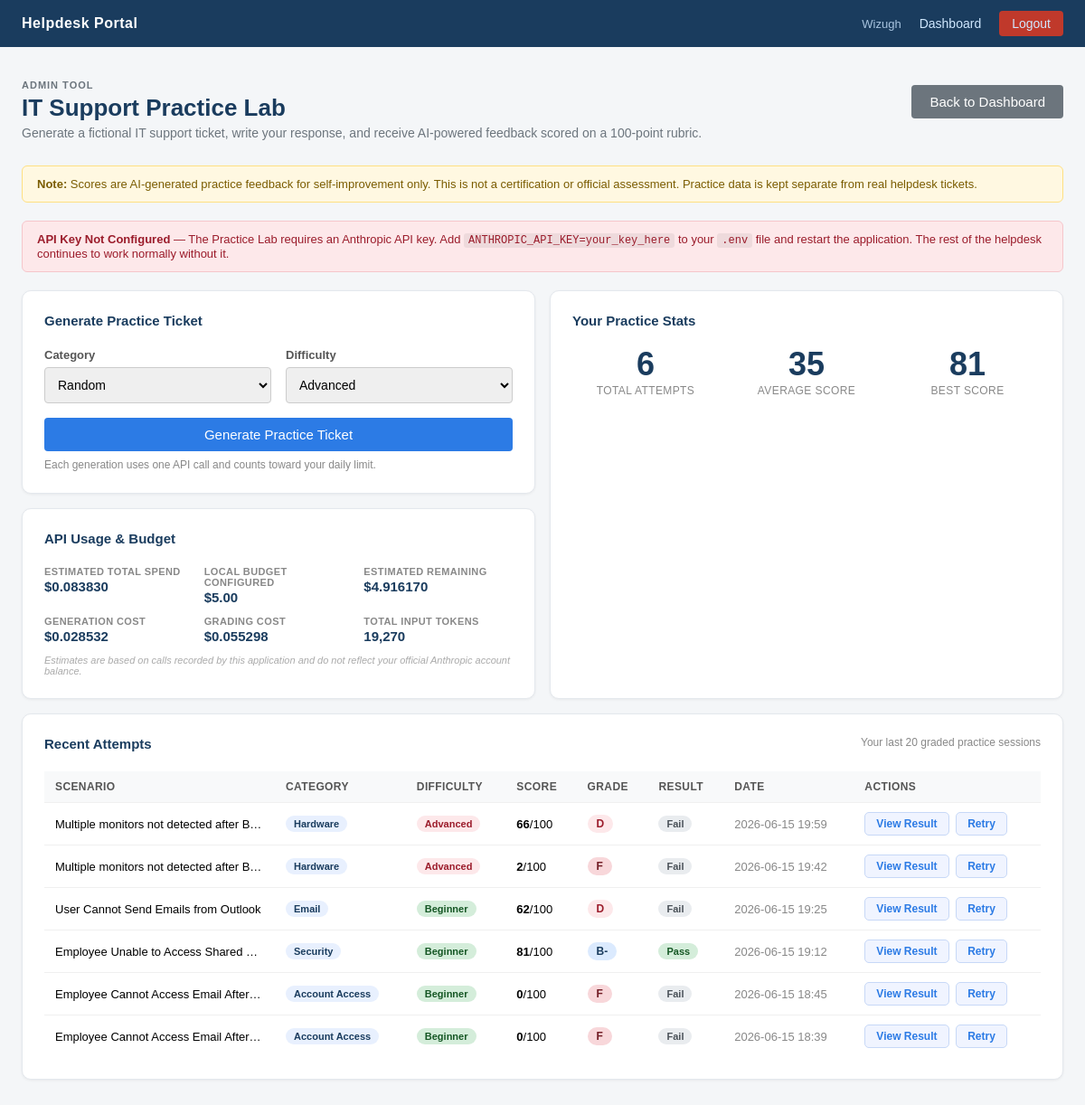
/admin/practice (signed in), run on the app's committed database.
### tables this page shows
CREATE TABLE practice_attempts (
            id                   INTEGER PRIMARY KEY AUTOINCREMENT,
            scenario_id          INTEGER NOT NULL,
            admin_username       TEXT    NOT NULL,
            response_text        TEXT    NOT NULL,
            raw_score            INTEGER NOT NULL,
            final_score          INTEGER NOT NULL,
            letter_grade         TEXT    NOT NULL,
            passed               INTEGER NOT NULL,
            score_cap_reason     TEXT,
            category_scores_json TEXT    NOT NULL,
            feedback_json        TEXT    NOT NULL,
            grading_input_tokens  INTEGER NOT NULL DEFAULT 0,
            grading_output_tokens INTEGER NOT NULL DEFAULT 0,
            grading_cost_usd     REAL    NOT NULL DEFAULT 0,
            submitted_at         TEXT    NOT NULL,
            FOREIGN KEY (scenario_id) REFERENCES practice_scenarios(id)
        );

CREATE TABLE practice_scenarios (
            id                       INTEGER PRIMARY KEY AUTOINCREMENT,
            title                    TEXT    NOT NULL,
            description              TEXT    NOT NULL,
            category                 TEXT    NOT NULL,
            priority                 TEXT    NOT NULL,
            difficulty               TEXT    NOT NULL,
            answer_key_json          TEXT    NOT NULL,
            generated_by             TEXT    NOT NULL,
            created_at               TEXT    NOT NULL,
            generation_input_tokens  INTEGER NOT NULL DEFAULT 0,
            generation_output_tokens INTEGER NOT NULL DEFAULT 0,
            generation_cost_usd      REAL    NOT NULL DEFAULT 0
        );

### app.py (the view)
@app.route('/admin/practice')
def admin_practice():
    if not admin_is_authenticated():
        return redirect(url_for('login'))
    from services.claude_practice import (
        api_key_is_configured, VALID_CATEGORIES, VALID_DIFFICULTIES, _get_config
    )
    conn = get_db()
    usage_stats = get_practice_usage_stats(conn)
    attempts = conn.execute('''
        SELECT
            pa.id, pa.scenario_id, pa.final_score, pa.letter_grade,
            pa.passed, pa.submitted_at, pa.raw_score,
            ps.title, ps.category, ps.difficulty
        FROM practice_attempts pa
        JOIN practice_scenarios ps ON pa.scenario_id = ps.id
        WHERE pa.admin_username = ?
        ORDER BY pa.submitted_at DESC
        LIMIT 20
    ''', (session['user'],)).fetchall()
    attempt_stats = conn.execute('''
        SELECT
            COUNT(*) AS total_attempts,
            COALESCE(AVG(final_score), 0) AS avg_score,
            COALESCE(MAX(final_score), 0) AS best_score
        FROM practice_attempts
        WHERE admin_username = ?
    ''', (session['user'],)).fetchone()
    conn.close()
    cfg = _get_config()
    budget_remaining = max(0.0, cfg["budget"] - usage_stats["total_cost"])
    sorted_cats = ["Random"] + sorted(c for c in VALID_CATEGORIES if c != "Random")
    return render_template(
        'admin_practice.html',
        api_key_set=api_key_is_configured(),
        categories=sorted_cats,
        difficulties=sorted(VALID_DIFFICULTIES),
        usage_stats=usage_stats,
        attempts=attempts,
        attempt_stats=attempt_stats,
        budget_usd=cfg["budget"],
        budget_remaining=budget_remaining,
    )

### app.py (called while the page is built)
def get_db():
    conn = sqlite3.connect(DB_PATH)
    conn.row_factory = sqlite3.Row
    conn.execute("PRAGMA foreign_keys = ON")
    return conn

def admin_is_authenticated():
    return session.get('role') == 'admin' and 'user' in session

### services/claude_practice.py (called while the page is built)
def _get_config():
    return {
        "model":        os.environ.get("CLAUDE_MODEL", DEFAULT_MODEL),
        "budget":       float(os.environ.get("PRACTICE_BUDGET_USD",            DEFAULT_BUDGET_USD)),
        "max_chars":    int(  os.environ.get("PRACTICE_MAX_RESPONSE_CHARS",    DEFAULT_MAX_CHARS)),
        "daily_limit":  int(  os.environ.get("PRACTICE_DAILY_API_CALL_LIMIT",  DEFAULT_DAILY_LIMIT)),
        "input_price":  float(os.environ.get("CLAUDE_INPUT_COST_PER_MILLION",  DEFAULT_INPUT_PRICE)),
        "output_price": float(os.environ.get("CLAUDE_OUTPUT_COST_PER_MILLION", DEFAULT_OUTPUT_PRICE)),
    }

def api_key_is_configured():
    return bool(os.environ.get("ANTHROPIC_API_KEY", "").strip())

### templates/admin_practice.html (shortened to what this page needs)
{% extends 'base.html' %}
{% block content %}
<div class="admin-page">
    <div class="admin-content">
        <div class="dashboard-header">
            <div class="dashboard-header-left">
                <span class="dashboard-eyebrow">ADMIN TOOL</span>
                <h1 class="dashboard-title">IT Support Practice Lab</h1>
                <p class="dashboard-subtitle">
                    Generate a fictional IT support ticket, write your response, and receive AI-powered feedback scored on a 100-point rubric.
                </p>
            </div>
            <div class="dashboard-header-right">
                <a href="{{ url_for('admin') }}" class="btn-secondary">Back to Dashboard</a>
            </div>
        </div>
        <div class="practice-disclaimer">
            <strong>Note:</strong> Scores are AI-generated practice feedback for self-improvement only.
            This is not a certification or official assessment. Practice data is kept separate from real helpdesk tickets.
        </div>
        {% if not api_key_set %}
        <div class="practice-api-warning">
            <strong>API Key Not Configured</strong> — The Practice Lab requires an Anthropic API key.
            Add <code>ANTHROPIC_API_KEY=your_key_here</code> to your <code>.env</code> file and restart the application.
            The rest of the helpdesk continues to work normally without it.
        </div>
        {% endif %}
        <div class="practice-main-grid">
            <div>
                <div class="dashboard-card" style="margin-bottom:16px;">
                    <div class="card-header">
                        <h2 class="card-title">Generate Practice Ticket</h2>
                    </div>
                    <form method="POST" action="{{ url_for('practice_generate') }}" id="generate-form">
                        <div class="practice-form-row">
                            <div class="practice-form-group">
                                <label for="category" class="practice-label">Category</label>
                                <select name="category" id="category" class="practice-select">
                                    {% for cat in categories %}
                                    <option value="{{ cat }}">{{ cat }}</option>
                                    {% endfor %}
                                </select>
                            </div>
                            <div class="practice-form-group">
                                <label for="difficulty" class="practice-label">Difficulty</label>
                                <select name="difficulty" id="difficulty" class="practice-select">
                                    {% for diff in difficulties %}
                                    <option value="{{ diff }}">{{ diff }}</option>
                                    {% endfor %}
                                </select>
                            </div>
                        </div>
                        <button type="submit" class="btn practice-generate-btn" id="generate-btn"
                            {% if not api_key_set %}disabled title="API key not configured"{% endif %}>
                            Generate Practice Ticket
                        </button>
                        <p class="practice-form-hint">
                            Each generation uses one API call and counts toward your daily limit.
                        </p>
                    </form>
                </div>
                <div class="dashboard-card">
                    <div class="card-header">
                        <h2 class="card-title">API Usage & Budget</h2>
                    </div>
                    <div class="practice-budget-grid">
                        <div class="practice-budget-item">
                            <span class="practice-budget-label">Estimated Total Spend</span>
                            <span class="practice-budget-value">${{ "%.6f"|format(usage_stats['total_cost']) }}</span>
                        </div>
                        <div class="practice-budget-item">
                            <span class="practice-budget-label">Local Budget Configured</span>
                            <span class="practice-budget-value">${{ "%.2f"|format(budget_usd) }}</span>
                        </div>
                        <div class="practice-budget-item">
                            <span class="practice-budget-label">Estimated Remaining</span>
                            <span class="practice-budget-value {% if budget_remaining < 0.50 %}practice-budget-low{% endif %}">
                                ${{ "%.6f"|format(budget_remaining) }}
                            </span>
                        </div>
                        <div class="practice-budget-item">
                            <span class="practice-budget-label">Generation Cost</span>
                            <span class="practice-budget-value">${{ "%.6f"|format(usage_stats['generation_cost']) }}</span>
                        </div>
                        <div class="practice-budget-item">
                            <span class="practice-budget-label">Grading Cost</span>
                            <span class="practice-budget-value">${{ "%.6f"|format(usage_stats['grading_cost']) }}</span>
                        </div>
                        <div class="practice-budget-item">
                            <span class="practice-budget-label">Total Input Tokens</span>
                            <span class="practice-budget-value">{{ "{:,}".format(usage_stats['total_input_tokens']) }}</span>
                        </div>
                    </div>
                    <p class="practice-budget-note">
                        Estimates are based on calls recorded by this application and do not reflect your official Anthropic account balance.
                    </p>
                </div>
            </div>
            <div class="dashboard-card">
                <div class="card-header">
                    <h2 class="card-title">Your Practice Stats</h2>
                </div>
                <div class="practice-stat-row">
                    <div class="practice-stat-box">
                        <div class="practice-stat-num">{{ attempt_stats['total_attempts'] or 0 }}</div>
                        <div class="practice-stat-label">Total Attempts</div>
                    </div>
                    <div class="practice-stat-box">
                        <div class="practice-stat-num">{{ "%.0f"|format(attempt_stats['avg_score'] or 0) }}</div>
                        <div class="practice-stat-label">Average Score</div>
                    </div>
                    <div class="practice-stat-box">
                        <div class="practice-stat-num">{{ attempt_stats['best_score'] or 0 }}</div>
                        <div class="practice-stat-label">Best Score</div>
                    </div>
                </div>
            </div>
        </div>
        <div class="dashboard-card" style="margin-top:16px;">
            <div class="card-header">
                <h2 class="card-title">Recent Attempts</h2>
                <span class="card-subtitle">Your last 20 graded practice sessions</span>
            </div>
            {% if attempts %}
            <div class="table-scroll">
                <table class="ticket-table">
                    <thead>
                        <tr>
                            <th scope="col">Scenario</th>
                            <th scope="col">Category</th>
                            <th scope="col">Difficulty</th>
                            <th scope="col">Score</th>
                            <th scope="col">Grade</th>
                            <th scope="col">Result</th>
                            <th scope="col">Date</th>
                            <th scope="col">Actions</th>
                        </tr>
                    </thead>
                    <tbody>
                        {% for a in attempts %}
                        <tr>
                            <td class="ticket-title-cell">{{ a['title'] }}</td>
                            <td><span class="badge badge-category">{{ a['category'] }}</span></td>
                            <td><span class="badge badge-difficulty-{{ a['difficulty'].lower() }}">{{ a['difficulty'] }}</span></td>
                            <td>
                                <strong>{{ a['final_score'] }}</strong>/100
                            </td>
                            <td><span class="practice-grade-badge grade-{{ a['letter_grade'].replace('+','plus').replace('-','minus') }}">{{ a['letter_grade'] }}</span></td>
                            <td>
                                {% if a['passed'] %}
                                <span class="badge badge-status-resolved">Pass</span>
                                {% else %}
                                <span class="badge badge-status-closed">Fail</span>
                                {% endif %}
                            </td>
                            <td class="ticket-date-cell">{{ a['submitted_at'][:16] }}</td>
                            <td style="white-space:nowrap;">
                                <a href="{{ url_for('practice_result', attempt_id=a['id']) }}" class="btn-view">View Result</a>
                                <a href="{{ url_for('practice_scenario', scenario_id=a['scenario_id']) }}" class="btn-view" style="margin-left:4px;">Retry</a>
                            </td>
                        </tr>
                        {% endfor %}
                    </tbody>
                </table>
            </div>
            {% else %}
            <div class="empty-state">
                <p class="empty-title">No attempts yet</p>
                <p class="empty-sub">Generate a practice ticket above to get started.</p>
            </div>
            {% endif %}
        </div>
    </div>
</div>
{% endblock %}

### data on the page
practice_attempts: title "Multiple monitors not detected after B…", category "Hardware", difficulty "Advanced", final_score "66", letter_grade "D", passed "Fail", submitted_at "2026-06-15 19:59"
practice_attempts: title "Multiple monitors not detected after B…", category "Hardware", difficulty "Advanced", final_score "2", letter_grade "F", passed "Fail", submitted_at "2026-06-15 19:42"
practice_attempts: title "User Cannot Send Emails from Outlook", category "Email", difficulty "Beginner", final_score "62", letter_grade "D", passed "Fail", submitted_at "2026-06-15 19:25"
practice_attempts: title "Employee Unable to Access Shared…", category "Security", difficulty "Beginner", final_score "81", letter_grade "B-", passed "Pass", submitted_at "2026-06-15 19:12"
practice_attempts: title "Employee Cannot Access Email After…", category "Account Access", difficulty "Beginner", final_score "0", letter_grade "F", passed "Fail", submitted_at "2026-06-15 18:45"
practice_attempts: title "Employee Cannot Access Email After…", category "Account Access", difficulty "Beginner", final_score "0", letter_grade "F", passed "Fail", submitted_at "2026-06-15 18:39"

### other printed values
{{ session['user'] }} "Wizugh"
{{ "%.6f"|format(usage_stats['total_cost']) }} "0.083830"
{{ "%.2f"|format(budget_usd) }} "5.00"
{{ "%.6f"|format(budget_remaining) }} "4.916170"
{{ "%.6f"|format(usage_stats['generation_cost']) }} "0.028532"
{{ "%.6f"|format(usage_stats['grading_cost']) }} "0.055298"
{{ "{:,}".format(usage_stats['total_input_tokens']) }} "19,270"
{{ attempt_stats['total_attempts'] or 0 }} "6"
{{ "%.0f"|format(attempt_stats['avg_score'] or 0) }} "35"
{{ attempt_stats['best_score'] or 0 }} "81"
form field category "Random"
form field difficulty "Advanced"
